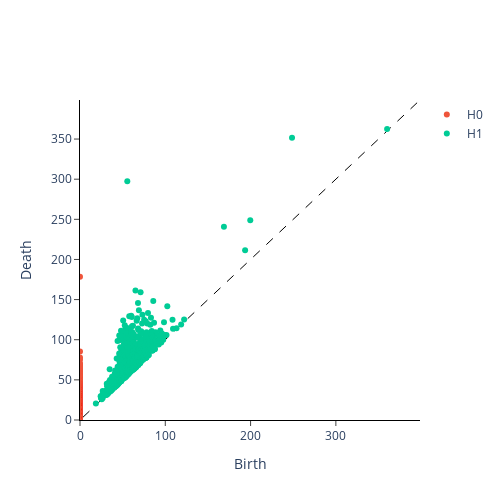

Here is the notebook cell this chart was saved with:
### Code cell
plot_diagram(diagrams[4])

### Figure 1 — Plotly figure (JSON) as saved in the notebook; plotly's stock layout.template omitted (floating-point values rounded to 4 significant figures; data arrays with more than 128 entries replaced by an {"elided": "..."} marker saying what was removed)
{"data": [{"hoverinfo": "none", "line": {"color": "black", "dash": "dash", "width": 1}, "mode": "lines", "showlegend": false, "type": "scatter", "x": [-36240.0, 36240.0], "y": [-36240.0, 36240.0]}, {"mode": "markers", "name": "H0", "type": "scatter", "x": {"elided": "2999 int values"}, "y": {"elided": "2999 float values"}}, {"mode": "markers", "name": "H1", "type": "scatter", "x": {"elided": "777 float values"}, "y": {"elided": "777 float values"}}], "layout": {"height": 500, "plot_bgcolor": "white", "width": 500, "xaxis": {"anchor": "y", "exponentformat": "e", "linecolor": "black", "linewidth": 1, "mirror": false, "range": [0, 398.6], "showexponent": "all", "showline": true, "side": "bottom", "ticks": "outside", "title": {"text": "Birth"}, "type": "linear", "zeroline": true}, "yaxis": {"anchor": "x", "exponentformat": "e", "linecolor": "black", "linewidth": 1, "mirror": false, "range": [0, 398.6], "showexponent": "all", "showline": true, "side": "left", "ticks": "outside", "title": {"text": "Death"}, "type": "linear", "zeroline": true}}}
